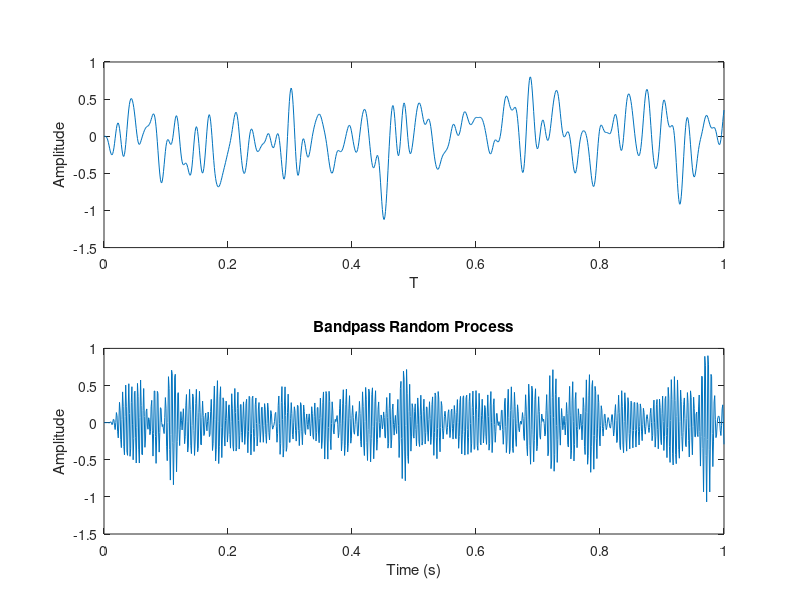

The MATLAB source for this figure:
fs = 1000;
T= 1/fs;
t=0:T:1;

L = length(t);

f_low = 50;
f_center = 200;
f_width = 50;

x_lowpass = randn(1,L);
[b,a] = butter(6,f_low/(fs/2));
x_lowpass = filter(b,a,x_lowpass);

x_bandpass = randn(1,L);
f_low = f_center - f_width/2;
f_high = f_center + f_width/2;
[b,a] = butter(6,[f_low/(fs/2),f_high/(fs/2)],'bandpass');
x_bandpass = filter(b,a,x_bandpass);

figure;
subplot(2,1,1);

plot(t,x_lowpass);
xlabel('T');
ylabel('Amplitude');


subplot(2,1,2);
plot(t, x_bandpass);
title('Bandpass Random Process');
xlabel('Time (s)');
ylabel('Amplitude');